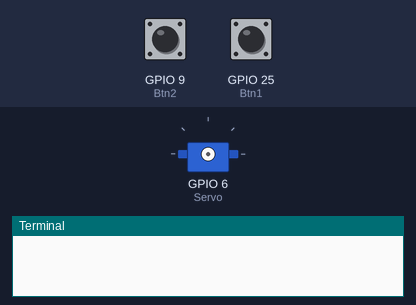
The program below on a simulated Raspberry Pi (BCM pin numbers). Shown: servo, the last lines printed to the terminal. Inputs (shaded band) come from the test bench; at power-on: GPIO 9 (Btn2) LOW, GPIO 25 (Btn1) LOW. Servo angles are drawn from the pulse width (0.5 ms = 0°, 2.5 ms = 180°).

Above: at 1.2 s.
1.3 s: GPIO 9 (Btn2) pulled HIGH for 3.2 s
At 5.7 s:
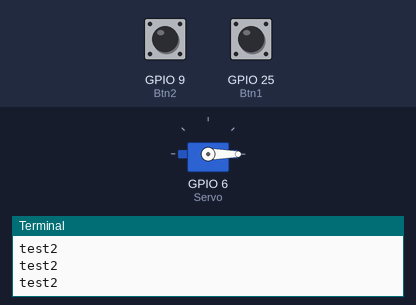
6.0 s: GPIO 25 (Btn1) pulled HIGH for 3.2 s
At 6.8 s:
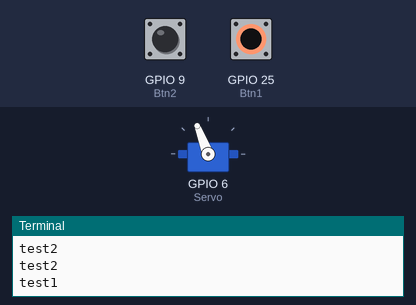
Timing chart, 0 to 10.5 s (numbered marks = the images above; inputs shaded):
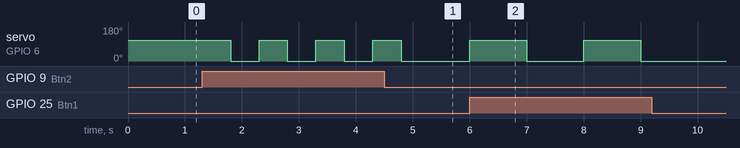

Measured:
- after the input at 1.3 s, servo on GPIO 6 (Servo): alternates 111° for 0.50 s and 0° for 0.50 s, 7 changes in all, then stays 0°, starting after 0.50 s
- after the input at 6.0 s, servo on GPIO 6 (Servo): alternates 111° for 1.0 s and 0° for 1.0 s, 4 changes in all, then stays 0°, starting at once

The program:

Opdracht_6.py
```python
#SOURCE powerpoint vorig jaar 2: buttons en servo
#ook hulp gekregen van oud klasgenoten
# GPIO voor functionaliteiten met pins
import RPi.GPIO as GPIO
# time om pauzes te defineren bij de leds
import time

# GPIO Pin waaraan servo hangt defineren
Servo = 6
# GPIO Pin waaraan button hangt defineren
Btn1 = 25
Btn2 = 9

GPIO.setmode(GPIO.BCM)
#naar de servo sturen we data, dus op output
GPIO.setup(Servo, GPIO.OUT)
servo_pwm = GPIO.PWM(Servo, 50)
servo_pwm.start(0)

# Knop instellen zodat PUD_DOWN de trigger is voor detectie
GPIO.setup(Btn1, GPIO.IN, GPIO.PUD_DOWN)
GPIO.setup(Btn2, GPIO.IN, GPIO.PUD_DOWN)


def millis():
    return time.time() * 1000

# turnServo wil weten naar welke graden hij moet draaien en hoelang hij moet wachten tot hij terug moet
def turnServo(degree, pause):
    #deze formule houdt ik aan omdat deze zo in de powerpoint staat
    temp = degree / 18 + 2
    servo_pwm.ChangeDutyCycle(temp)
    time.sleep(pause)
    servo_pwm.ChangeDutyCycle(temp)

while True:
    # Wanneer er input van button 1 wordt gedetecteerd gaat de servo naar 120 graden en wacht hij 1 seconden voordat hij teruggaat naar 0.
    if GPIO.input(Btn1) == GPIO.HIGH:
        print("test1")
        turnServo(120, 1)
        turnServo(0, 1)

    # Wanneer er input van button 2 wordt gedetecteerd gaat de servo naa 120 graden en wacht hij 0.5 seconden voordat hij teruggaat naar 0.
    if GPIO.input(Btn2) == GPIO.HIGH:
        print("test2")
        turnServo(120, 0.5)
        turnServo(0, 0.5)
```
